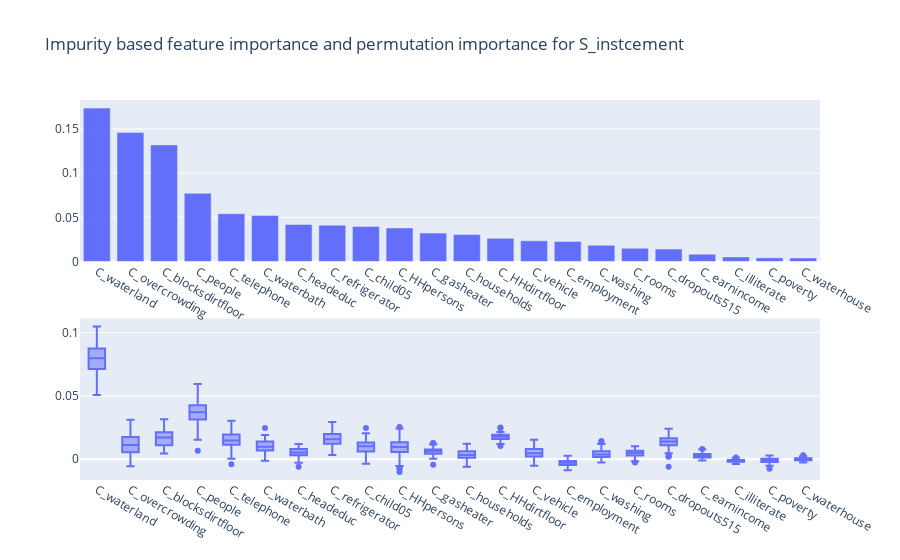

The notebook cell saved with this chart:
### Markdown cell above
Again the predictions of our model are decent. We will turn our focus towards the feature importance of our prediction.

### Code cell
plot_feature_importance(df_survey_train, df_survey_test, df_census_train, df_census_test, GradientBoostingRegressor(), ['S_instcement'])

### Figure 1 — Plotly figure (JSON) as saved in the notebook; plotly's stock layout.template omitted (floating-point values rounded to 4 significant figures; data arrays with more than 128 entries replaced by an {"elided": "..."} marker saying what was removed)
{"data": [{"type": "bar", "x": ["C_waterland", "C_overcrowding", "C_blocksdirtfloor", "C_people", "C_telephone", "C_waterbath", "C_headeduc", "C_refrigerator", "C_child05", "C_HHpersons", "C_gasheater", "C_households", "C_HHdirtfloor", "C_vehicle", "C_employment", "C_washing", "C_rooms", "C_dropouts515", "C_earnincome", "C_illiterate", "C_poverty", "C_waterhouse"], "xaxis": "x", "y": [0.1737, 0.1461, 0.132, 0.07721, 0.05412, 0.0522, 0.04192, 0.0411, 0.03967, 0.03797, 0.03217, 0.03047, 0.02623, 0.02343, 0.02263, 0.01836, 0.01494, 0.01407, 0.00829, 0.005216, 0.004129, 0.004079], "yaxis": "y"}, {"alignmentgroup": "True", "hovertemplate": "variable=%{x}<br>value=%{y}<extra></extra>", "legendgroup": "", "marker": {"color": "#636efa"}, "name": "", "notched": false, "offsetgroup": "", "orientation": "v", "showlegend": false, "type": "box", "x": {"elided": "2200 str values"}, "x0": " ", "xaxis": "x2", "y": {"elided": "2200 float values"}, "y0": " ", "yaxis": "y2"}], "layout": {"autosize": true, "showlegend": false, "title": {"text": "Impurity based feature importance and permutation importance for S_instcement"}, "xaxis": {"anchor": "y", "autorange": true, "domain": [0, 1], "range": [-0.5, 21.5], "type": "category"}, "xaxis2": {"anchor": "y2", "autorange": true, "domain": [0, 1], "range": [-0.5, 21.5], "type": "category"}, "yaxis": {"anchor": "x", "autorange": true, "domain": [0.575, 1], "range": [0, 0.1828], "type": "linear"}, "yaxis2": {"anchor": "x2", "autorange": true, "domain": [0, 0.425], "range": [-0.01641, 0.1111], "type": "linear"}}}
